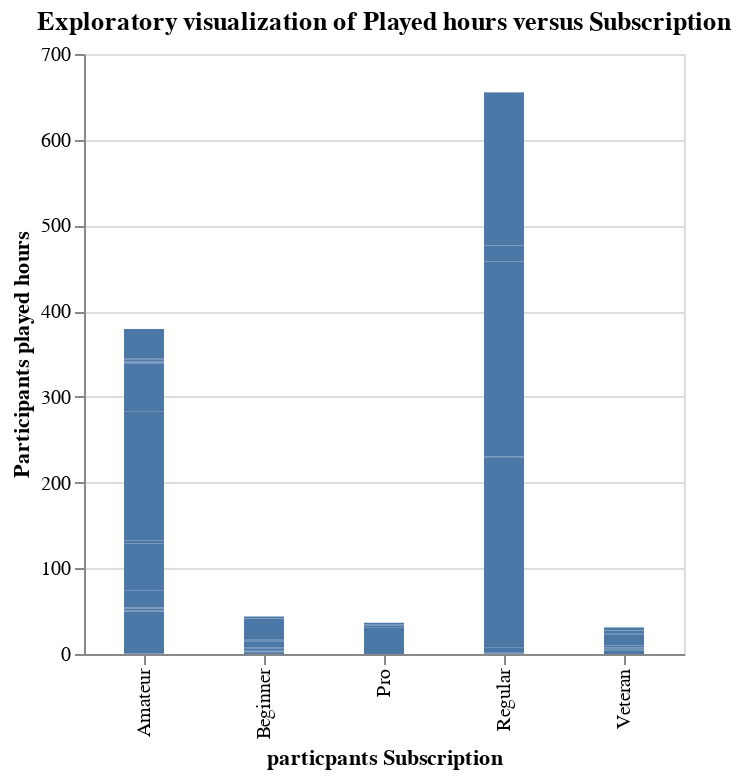

Notebook cell for this chart:
### Code cell
plot_2 = alt.Chart(
    players_filtered,
    title= "Exploratory visualization of Played hours versus Subscription"
).mark_bar(size = 20).encode(
    x=alt.X("experience")
        .title("particpants Subscription"),
    y=alt.Y("played_hours")
        .title("Participants played hours")
).properties(width = 300)
plot_2

### Figure 1 — Vega-Lite specification as saved in the notebook (floating-point values rounded to 4 significant figures; data arrays with more than 128 entries replaced by an {"elided": "..."} marker saying what was removed)
{"config": {"view": {"continuousWidth": 300, "continuousHeight": 300}}, "data": {"name": "data-dc39170511f3ba1e9a8571eea42c5369"}, "mark": {"type": "bar", "size": 20}, "encoding": {"x": {"field": "experience", "title": "particpants Subscription", "type": "nominal"}, "y": {"field": "played_hours", "title": "Participants played hours", "type": "quantitative"}}, "title": "Exploratory visualization of Played hours versus Subscription", "width": 300, "$schema": "https://vega.github.io/schema/vega-lite/v5.20.1.json", "datasets": {"data-dc39170511f3ba1e9a8571eea42c5369": {"elided": "196 records"}}}
